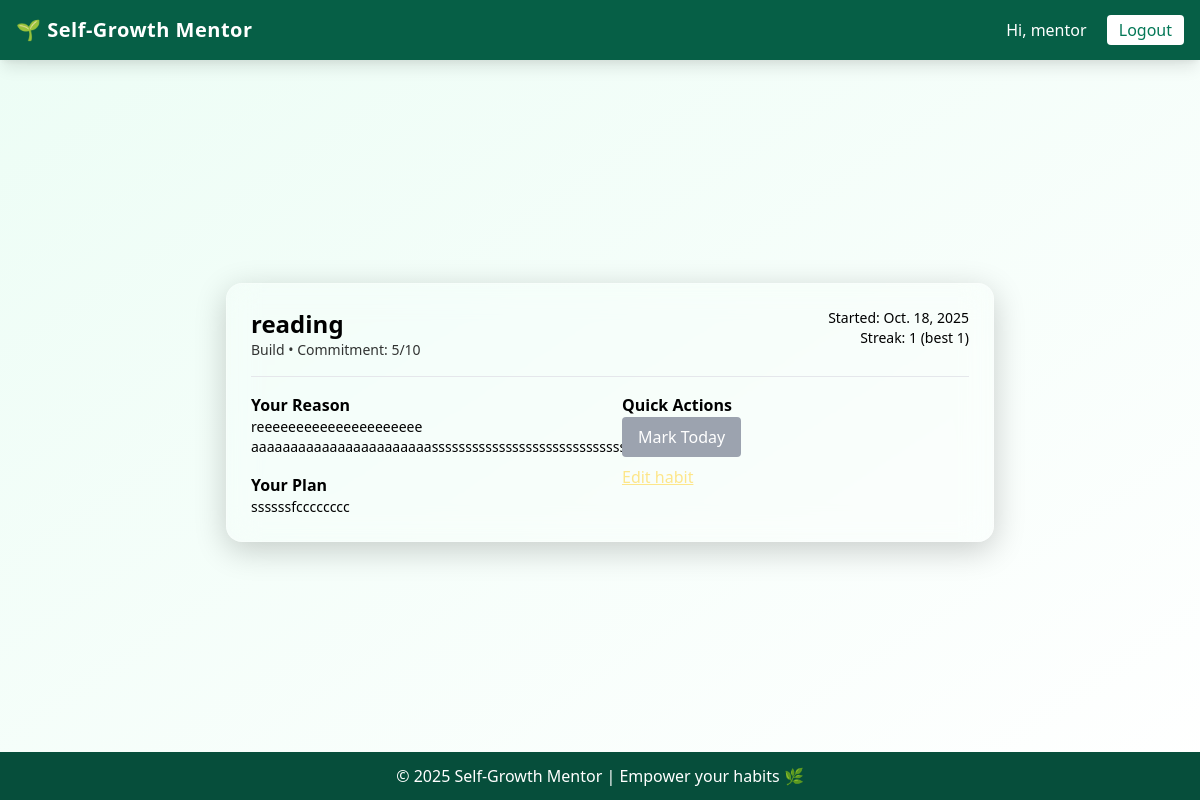
/habits/4/ (signed in), run on the app's committed database.
### habits/models.py (models this page shows, shortened)
class Habit(models.Model):
    HABIT_TYPE_CHOICES = [
        ('build', 'Build'),
        ('quit', 'Quit'),
    ]
    user = models.ForeignKey(User, on_delete=models.CASCADE, related_name='habits')
    name = models.CharField(max_length=150)
    habit_type = models.CharField(max_length=10, choices=HABIT_TYPE_CHOICES)
    reason = models.TextField(blank=True)
    plan = models.TextField(blank=True, help_text="Describe when, where, and how you'll do this habit")
    commitment = models.PositiveSmallIntegerField(default=5, help_text="Commitment level (1–10)")
    goal_duration = models.PositiveIntegerField(default=30, help_text="Goal duration in days")
    start_date = models.DateField(default=timezone.now)
    current_streak = models.PositiveIntegerField(default=0)
    best_streak = models.PositiveIntegerField(default=0)
    last_completed = models.DateField(null=True, blank=True)
    completed_today = models.BooleanField(default=False)
    active = models.BooleanField(default=True)
    created_at = models.DateTimeField(auto_now_add=True)
    updated_at = models.DateTimeField(auto_now=True)
    class Meta:
        ordering = ['-created_at']

### habits/views.py (the view)
# urls.py: path('<int:pk>/', views.detail_habit, name='detail'),
@login_required
def detail_habit(request, pk):
    habit = get_object_or_404(Habit, pk=pk, user=request.user)
    quick_form = HabitQuickForm(instance=habit)
    logs = HabitLog.objects.filter(habit=habit).order_by('-date')[:10]
    return render(request, 'habits/detail.html', {
        'habit': habit,
        'quick_form': quick_form,
        'logs': logs
    })

### habits/templates/habits/detail.html (shortened to what this page needs)
{% extends 'base.html' %}
{% block content %}
<div class="max-w-3xl mx-auto mt-8">
  <div class="glass1 p-6 rounded-2xl">
    <div class="flex justify-between items-start">
      <div>
        <h2 class="text-2xl font-semibold">{{ habit.name }}</h2>
        <p class="text-sm opacity-80">{{ habit.get_habit_type_display }} • Commitment: {{ habit.commitment }}/10</p>
      </div>
      <div class="text-right">
        <p class="text-sm">Started: {{ habit.start_date }}</p>
        <p class="text-sm">Streak: {{ habit.current_streak }} (best {{ habit.best_streak }})</p>
      </div>
    </div>
    <hr class="my-4">
    <div class="grid grid-cols-1 md:grid-cols-2 gap-6">
      <div>
        <h4 class="font-semibold">Your Reason</h4>
        <p class="text-sm">{{ habit.reason }}</p>
        <h4 class="mt-4 font-semibold">Your Plan</h4>
        <p class="text-sm">{{ habit.plan }}</p>
      </div>
      <div>
        <h4 class="font-semibold">Quick Actions</h4>
        <form method="post" action="{% url 'habits:toggle_completion' habit.pk %}">
          <button
  class="px-4 py-2 rounded text-white {% if not habit.completed_today %}bg-green-500 hover:bg-green-600{% else %}bg-gray-400 cursor-not-allowed{% endif %}"
  {% if habit.completed_today %}disabled{% endif %}
>
  {% if not habit.toggle_completion %}
    Mark Today
  {% else %}
    Completed
  {% endif %}
</button>
        </form>
        <a href="{% url 'habits:edit' habit.pk %}" class="block mt-2 text-yellow-200 underline">Edit habit</a>
      </div>
    </div>
  </div>
</div>
{% endblock %}

### accounts/templates/base.html (shortened to what this page needs)
<!DOCTYPE html>
<html lang="en">
<head>
    <link href="https://cdn.jsdelivr.net/npm/tailwindcss@2.2.19/dist/tailwind.min.css" rel="stylesheet">
     <link rel="stylesheet" href="https://cdnjs.cloudflare.com/ajax/libs/font-awesome/6.4.0/css/all.min.css" />
</head>
<body class="bg-gradient-to-br from-green-50 to-cornsilk min-h-screen flex flex-col">
    <nav class="topnav bg-green-800 text-white shadow-lg p-4 flex justify-between items-center fixed top-0 left-0 w-full" id="topnav">
        <a href="/" class="text-xl font-semibold tracking-wide">🌱 Self-Growth Mentor</a>
        <div>
            {% if user.is_authenticated %}
                <span class="mr-4">Hi, {{ user.username }}</span>
                <a href="{% url 'accounts:logout' %}" class="bg-white text-green-700 px-3 py-1 rounded hover:bg-green-100">Logout</a>
            {% else %}
                <a href="{% url 'accounts:login' %}" class="mr-4 hover:underline">Login</a>
                <a href="{% url 'accounts:register' %}" class="bg-white text-green-700 px-3 py-1 rounded hover:bg-green-100">Register</a>
            {% endif %}
        </div>
    </nav>
    <main class="flex-grow flex justify-center items-center p-6" id="main">
        {% block content %}{% endblock %}
    </main>
    <footer class="bg-green-900 text-white text-center py-3">
        <p>© 2025 Self-Growth Mentor | Empower your habits 🌿</p>
    </footer>
</body>
</html>

### accounts/templates/base.html (style rules this page uses)
body { overflow-y: auto; height: 100vh; }
.glass1 { background: rgba(255, 255, 255, 0.15); backdrop-filter: blur(15px); border: 1px solid rgba(255, 255, 255, 0.25); box-shadow: 0 8px 32px rgba(0, 0, 0, 0.2); }
#topnav { z-index: 1; }
.topnav { heigth:100px; }
#main { padding: 40px 0 0 20px; }

### data on the page
Habit: name "reading", habit_type "Build", commitment "5", start_date "Oct. 18, 2025", current_streak "1", best_streak "1", reason "reeeeeeeeeeeeeeeeeeeee aaaaaaaaaaaaaaaaaaaaaaasssssssssssssssssssssssssssssss", plan "ssssssfcccccccc"

### other printed values
{{ user.username }} "mentor"
